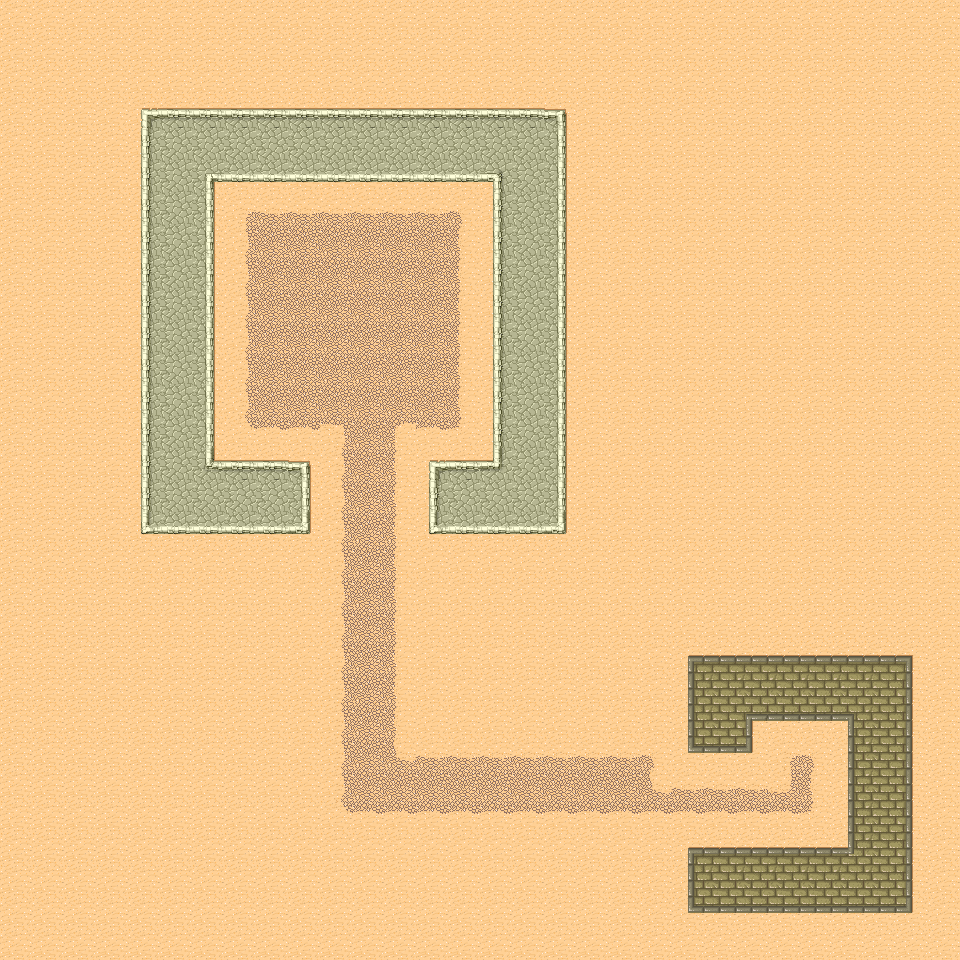

Tiled map render using the project's own tile images. Description and the whole map definition, tile-layer contents included, below:
An orthogonal 30x30 tile map with 32x32 px tiles, 1 tile layer (ground).

<map version="1.10" tiledversion="1.11.0" orientation="orthogonal" renderorder="right-down" width="30" height="30" tilewidth="32" tileheight="32" infinite="0" nextlayerid="3" nextobjectid="1">
 <tileset firstgid="1" source="desert.tsx" />
 <layer id="1" name="ground" width="30" height="30">
  <data encoding="csv">
30,30,30,30,30,30,30,30,30,30,30,30,30,30,30,30,30,30,30,30,30,30,30,30,30,30,30,30,30,30,
30,30,30,30,30,30,30,30,30,30,30,30,30,30,30,30,30,30,30,30,30,30,30,30,30,30,30,30,30,30,
30,30,30,30,30,30,30,30,30,30,30,30,30,30,30,30,30,30,30,30,30,30,30,30,30,30,30,30,30,30,
30,30,30,30,25,26,26,26,26,26,26,26,26,26,26,26,26,27,30,30,30,30,30,30,30,30,30,30,30,30,
30,30,30,30,33,34,34,34,34,34,34,34,34,34,34,34,34,35,30,30,30,30,30,30,30,30,30,30,30,30,
30,30,30,30,33,34,36,42,42,42,42,42,42,42,42,37,34,35,30,30,30,30,30,30,30,30,30,30,30,30,
30,30,30,30,33,34,35,6,7,7,7,7,7,7,8,33,34,35,30,30,30,30,30,30,30,30,30,30,30,30,
30,30,30,30,33,34,35,14,15,15,15,15,15,15,16,33,34,35,30,30,30,30,30,30,30,30,30,30,30,30,
30,30,30,30,33,34,35,14,15,15,15,15,15,15,16,33,34,35,30,30,30,30,30,30,30,30,30,30,30,30,
30,30,30,30,33,34,35,14,15,15,15,15,15,15,16,33,34,35,30,30,30,30,30,30,30,30,30,30,30,30,
30,30,30,30,33,34,35,14,15,15,15,15,15,15,16,33,34,35,30,30,30,30,30,30,30,30,30,30,30,30,
30,30,30,30,33,34,35,14,15,15,15,15,15,15,16,33,34,35,30,30,30,30,30,30,30,30,30,30,30,30,
30,30,30,30,33,34,35,14,15,15,15,15,15,15,16,33,34,35,30,30,30,30,30,30,30,30,30,30,30,30,
30,30,30,30,33,34,35,22,23,23,5,15,4,23,24,33,34,35,30,30,30,30,30,30,30,30,30,30,30,30,
30,30,30,30,33,34,44,26,26,27,14,15,16,25,26,45,34,35,30,30,30,30,30,30,30,30,30,30,30,30,
30,30,30,30,33,34,34,34,34,35,14,15,16,33,34,34,34,35,30,30,30,30,30,30,30,30,30,30,30,30,
30,30,30,30,41,42,42,42,42,43,14,15,16,41,42,42,42,43,30,30,30,30,30,30,30,30,30,30,30,30,
30,30,30,30,30,30,30,30,30,30,14,15,16,30,30,30,30,30,30,30,30,30,30,30,30,30,30,30,30,30,
30,30,30,30,30,30,30,30,30,30,14,15,16,30,30,30,30,30,30,30,30,30,30,30,30,30,30,30,30,30,
30,30,30,30,30,30,30,30,30,30,14,15,16,30,30,30,30,30,30,30,30,30,30,30,30,30,30,30,30,30,
30,30,30,30,30,30,30,30,30,30,14,15,16,30,30,30,30,30,30,30,30,1,2,2,2,2,2,2,3,30,
30,30,30,30,30,30,30,30,30,30,14,15,16,30,30,30,30,30,30,30,30,9,10,10,10,10,10,10,11,30,
30,30,30,30,30,30,30,30,30,30,14,15,16,30,30,30,30,30,30,30,30,9,10,20,18,18,21,10,11,30,
30,30,30,30,30,30,30,30,30,30,14,15,12,7,7,7,7,7,7,7,8,17,18,19,6,8,9,10,11,30,
30,30,30,30,30,30,30,30,30,30,14,15,15,15,15,15,15,15,15,15,12,7,7,7,13,16,9,10,11,30,
30,30,30,30,30,30,30,30,30,30,22,23,23,23,23,23,23,23,23,23,23,23,23,23,23,24,9,10,11,30,
30,30,30,30,30,30,30,30,30,30,30,30,30,30,30,30,30,30,30,30,30,1,2,2,2,2,29,10,11,30,
30,30,30,30,30,30,30,30,30,30,30,30,30,30,30,30,30,30,30,30,30,9,10,10,10,10,10,10,11,30,
30,30,30,30,30,30,30,30,30,30,30,30,30,30,30,30,30,30,30,30,30,17,18,18,18,18,18,18,19,30,
30,30,30,30,30,30,30,30,30,30,30,30,30,30,30,30,30,30,30,30,30,30,30,30,30,30,30,30,30,30
</data>
 </layer>
</map>
